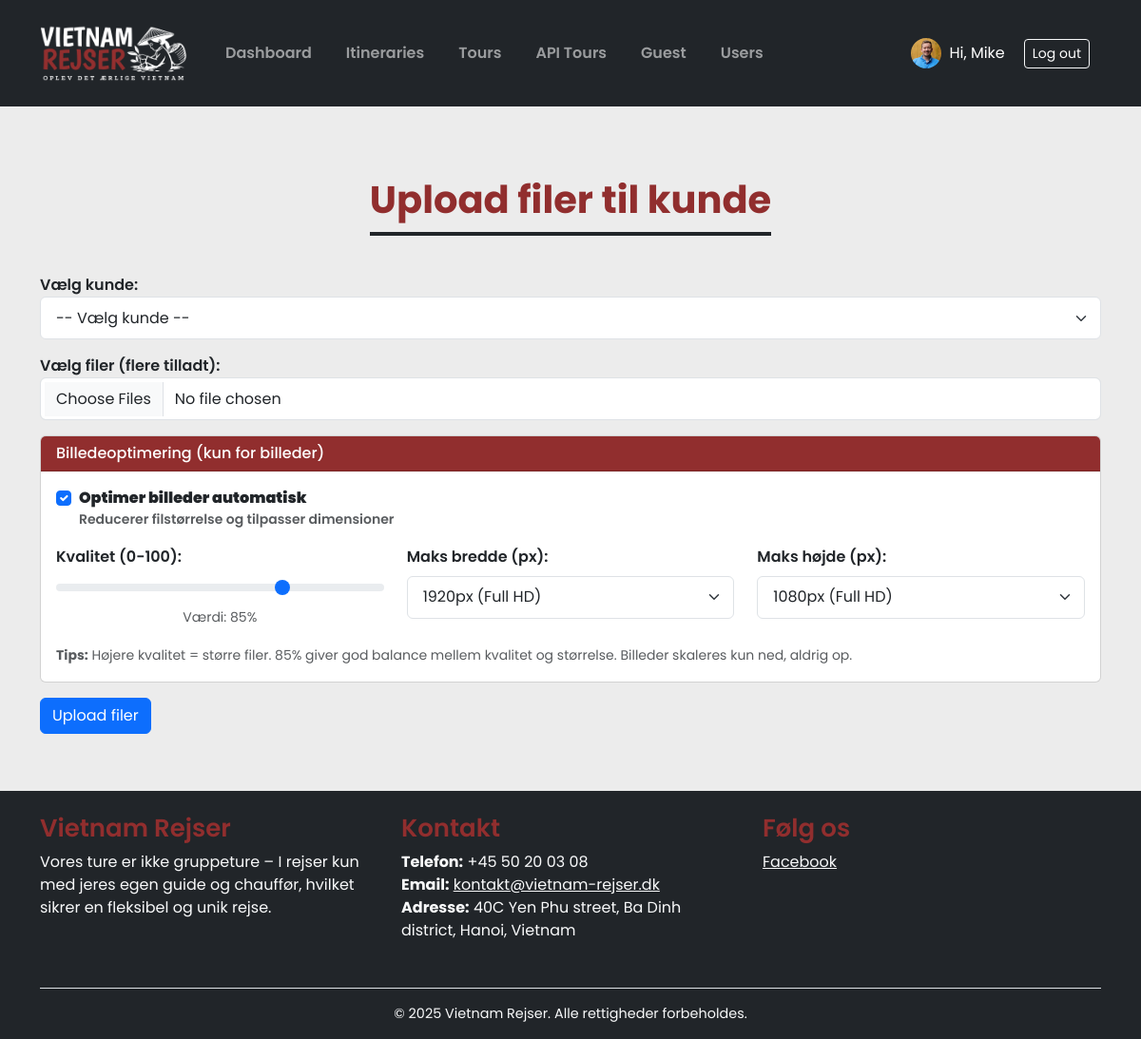
The page /upload_file.php (signed in) on the database its author committed.
### tables this page shows
CREATE TABLE `users` (
  `id` int(11) NOT NULL,
  `name` varchar(100) DEFAULT NULL,
  `email` varchar(100) DEFAULT NULL,
  `phone` varchar(30) DEFAULT NULL,
  `password` varchar(255) DEFAULT NULL,
  `role` enum('agent','customer') DEFAULT 'agent',
  `created_at` timestamp NOT NULL DEFAULT current_timestamp(),
  `photo` varchar(255) DEFAULT NULL
);

### upload_file.php (the view, shortened to what this page needs)
<?php
require 'includes/db.php';
?>
<?php include 'includes/header.php'; ?>
<h2>Upload filer til kunde</h2>
<form method="post" enctype="multipart/form-data">
  <div class="mb-3">
    <label for="customer_id">Vælg kunde:</label>
    <select name="customer_id" id="customer_id" class="form-select" required>
      <option value="">-- Vælg kunde --</option>
    </select>
  </div>
  <div class="mb-3">
    <label for="files">Vælg filer (flere tilladt):</label>
    <input type="file" name="files[]" class="form-control" multiple required accept=".pdf,.jpg,.jpeg,.png,.gif,.webp,.doc,.docx">
  </div>
  <div class="card mb-3">
    <div class="card-header">
      <h6 class="mb-0">Billedeoptimering (kun for billeder)</h6>
    </div>
    <div class="card-body">
      <div class="form-check mb-3">
        <input class="form-check-input" type="checkbox" name="optimize_images" id="optimize_images" checked>
        <label class="form-check-label" for="optimize_images">
          <strong>Optimer billeder automatisk</strong>
          <small class="text-muted d-block">Reducerer filstørrelse og tilpasser dimensioner</small>
        </label>
      </div>
      <div id="optimization-settings">
        <div class="row">
          <div class="col-md-4">
            <label for="image_quality" class="form-label">Kvalitet (0-100):</label>
            <input type="range" class="form-range" name="image_quality" id="image_quality" min="50" max="100" value="85">
            <div class="text-center">
              <small class="text-muted">Værdi: <span id="quality-value">85</span>%</small>
            </div>
          </div>
          <div class="col-md-4">
            <label for="max_width" class="form-label">Maks bredde (px):</label>
            <select name="max_width" id="max_width" class="form-select">
              <option value="1920" selected>1920px (Full HD)</option>
            </select>
          </div>
          <div class="col-md-4">
            <label for="max_height" class="form-label">Maks højde (px):</label>
            <select name="max_height" id="max_height" class="form-select">
              <option value="1080" selected>1080px (Full HD)</option>
            </select>
          </div>
        </div>
        <div class="mt-3">
          <small class="text-muted">
            <strong>Tips:</strong> Højere kvalitet = større filer. 85% giver god balance mellem kvalitet og størrelse.
            Billeder skaleres kun ned, aldrig op.
          </small>
        </div>
      </div>
    </div>
  </div>
  <button type="submit" class="btn btn-primary">Upload filer</button>
</form>
<?php include 'includes/footer.php'; ?>

### includes/header.php (shortened to what this page needs)
<!DOCTYPE html>
<html lang="da">
<head>
  <link rel="stylesheet" href="https://cdn.jsdelivr.net/npm/bootstrap@5.3.3/dist/css/bootstrap.min.css">
  <link rel="stylesheet" href="assets/style.css?v=1.5">
  <link rel="stylesheet" href="assets/tour_style.css?v=1.5">
  <link rel="stylesheet" href="https://cdnjs.cloudflare.com/ajax/libs/lightbox2/2.11.4/css/lightbox.min.css">
  <link rel="stylesheet" href="https://cdn.jsdelivr.net/npm/flatpickr/dist/flatpickr.min.css">
  <link href="https://cdn.jsdelivr.net/npm/select2@4.1.0-rc.0/dist/css/select2.min.css" rel="stylesheet" />
</head>
<body>
<div class="page-wrapper">
<div class="content">
<header class="bg-dark text-white">
  <div class="container py-3 d-flex justify-content-between align-items-center">
    <a class="navbar-brand" href="dashboard.php">
      <img class="nav-logo" src="img/vietnam-rejser-logo-2024-light.png" alt="Logo">
    </a>
    <?php if (isset($_SESSION['user_id'])): ?>
    <nav class="navbar navbar-expand-lg navbar-dark">
      <div class="container-fluid">
        <div class="collapse navbar-collapse" id="navbarNav">
          <ul class="navbar-nav me-auto mb-2 mb-lg-0">
            <?php if ($_SESSION['role'] === 'agent' || $_SESSION['role'] === 'admin'): ?>
              <li class="nav-item"><a class="nav-link <?= basename($_SERVER['PHP_SELF']) === 'dashboard.php' ? 'active' : '' ?>" href="dashboard.php">Dashboard</a></li>
              <li class="nav-item"><a class="nav-link <?= basename($_SERVER['PHP_SELF']) === 'add_customer_itinerary.php' ? 'active' : '' ?>" href="add_customer_itinerary.php">Itineraries</a></li>
              <li class="nav-item"><a class="nav-link <?= basename($_SERVER['PHP_SELF']) === 'tours.php' ? 'active' : '' ?>" href="tours.php">Tours</a></li>
              <li class="nav-item"><a class="nav-link <?= basename($_SERVER['PHP_SELF']) === 'api_tours.php' ? 'active' : '' ?>" href="api_tours.php">API Tours</a></li>
              <li class="nav-item"><a class="nav-link <?= basename($_SERVER['PHP_SELF']) === 'customers.php' ? 'active' : '' ?>" href="customers.php">Guest</a></li>
              <li class="nav-item"><a class="nav-link <?= basename($_SERVER['PHP_SELF']) === 'users.php' ? 'active' : '' ?>" href="users.php">Users</a></li>
            <?php endif; ?>
          </ul>
          <span class="navbar-text text-white align-items-center d-flex">
            <?php
              require_once __DIR__ . '/db.php';
              $uid = $_SESSION['user_id'];
              $role = $_SESSION['role'];
              $name = '';
              $photo = '';
              if ($role === 'agent' || $role === 'admin') {
                $stmt = $conn->prepare("SELECT name, photo FROM users WHERE id = ?");
                $stmt->bind_param("i", $uid);
              } else {
                $stmt = $conn->prepare("SELECT name FROM customers WHERE id = ?");
                $stmt->bind_param("i", $uid);
              }
              $stmt->execute();
              $result = $stmt->get_result();
              if ($user = $result->fetch_assoc()) {
                $name = htmlspecialchars($user['name']);
                if ($role === 'agent' || $role === 'admin') {
                  $photo = !empty($user['photo']) && file_exists($user['photo']) ? $user['photo'] : 'img/default-user.png';
                }
              }
              ?>
              <span class="navbar-text text-white d-flex align-items-center">
                <?php if ($photo): ?>
                  <img src="<?= htmlspecialchars($photo) ?>" alt="Profile" width="32" height="32" class="rounded-circle me-2" style="object-fit: cover;">
                <?php endif; ?>
                Hi, <?= $name ?>
              </span>
          <a href="logout.php" class="btn btn-outline-light btn-sm" style="margin-left: 20px;">Log out</a>
        </div>
      </div>
    </nav>
    <?php endif; ?>
  </div>
</header>
<?php
  if (strpos($_SERVER['REQUEST_URI'], "view_itinerary.php") !== false)
  {
  } else {
      echo "<div class='container mt-4 mainCon form__group'>";
  }
?>

### assets/style.css (style rules this page uses)
body { font-family: "Poppins", sans-serif; overflow-y: scroll; }
html, body { height: 100%; background: #ececec; }
.page-wrapper { min-height: 100%; display: flex; flex-direction: column; }
.mainCon { padding-top: 50px; }
.content { flex: 1; }
label { font-weight: 600; font-size: 16px; }
input[type="text"], input[type="email"], input[type="password"], select, textarea { border-radius: 8px; box-shadow: none; transition: border-color 0.2s ease-in-out, box-shadow 0.2s ease-in-out; }
h1, h2, h4, h5 { color: #912e2e; font-weight: 600; }
h2 { font-weight: 700; margin: 0 auto; font-size: 40px; margin-bottom: 40px; padding-bottom: 10px; display: table; border-bottom: 4px solid #212529; }
.navbar { width: 100%; }
.card-header { background-color: #912e2e; color: white; }
.nav-logo { width: 155px; }
.nav-item { margin-left: 20px; font-weight: 600; }
.form-control, .form-select { padding: 0.6rem 1rem; }

### rows shown on the page
users: photo (picture), name "Mike"
